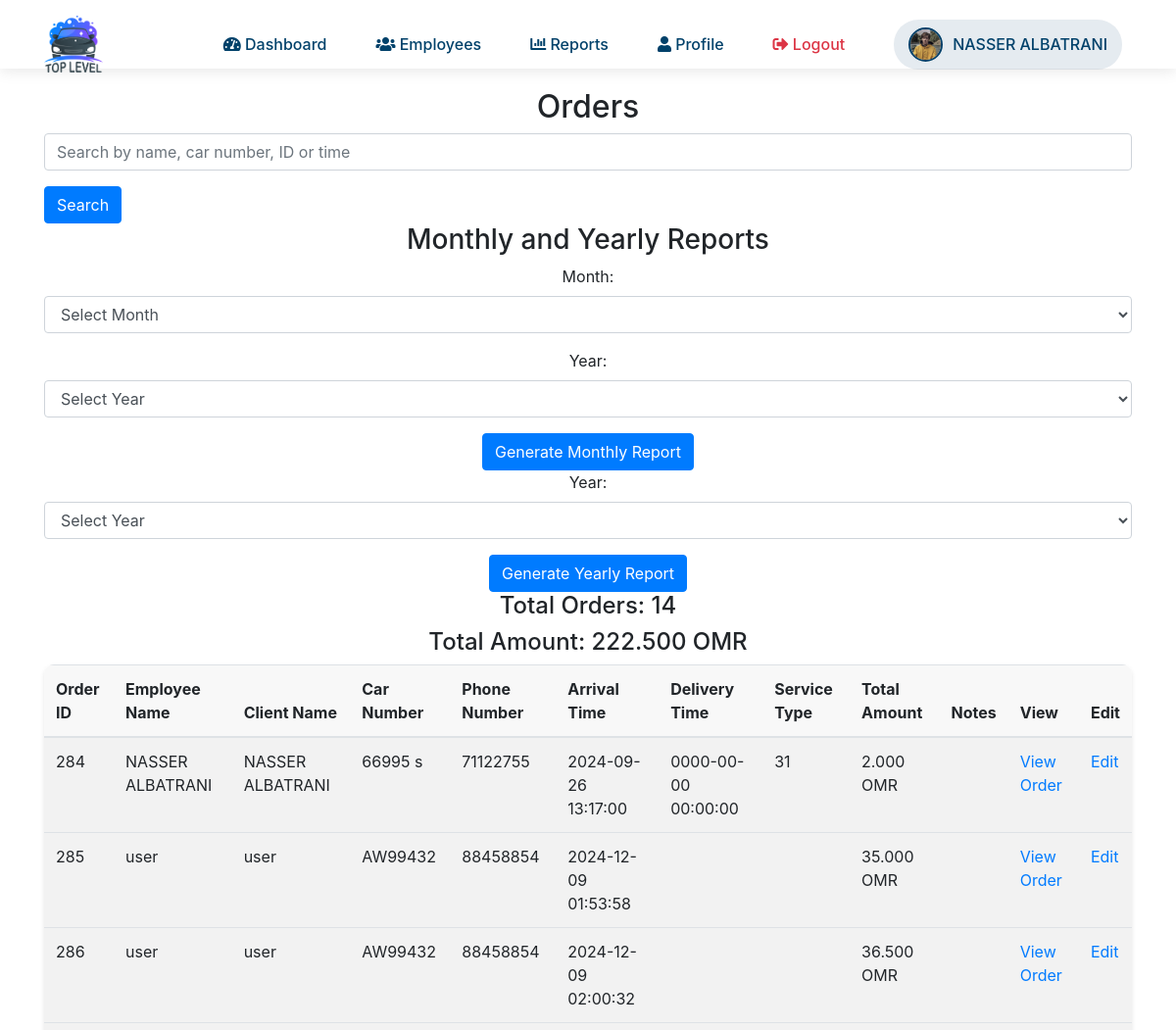
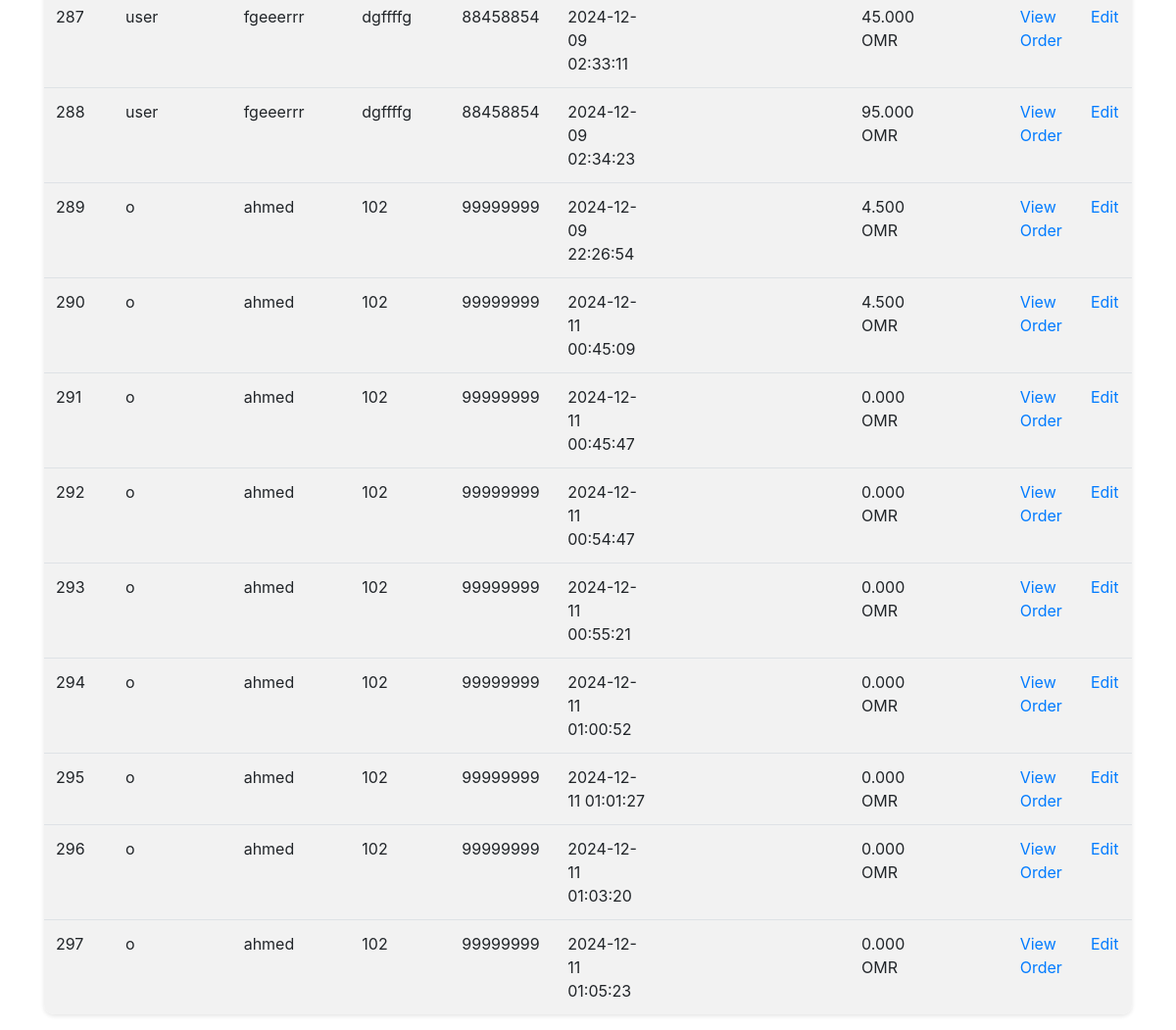
Page /view_orders.php (signed in) on the committed database (2 pictures, top to bottom).
### tables this page shows
CREATE TABLE `orders` (
  `id` int(11) NOT NULL,
  `client_car_id` int(11) DEFAULT NULL,
  `order_details` text DEFAULT NULL,
  `qrcode_path` varchar(255) DEFAULT NULL,
  `car_type` varchar(50) DEFAULT NULL,
  `employee_name` varchar(100) DEFAULT NULL,
  `client_name` varchar(100) DEFAULT NULL,
  `service_category` varchar(50) DEFAULT NULL,
  `services` text DEFAULT NULL,
  `car_number` varchar(50) DEFAULT NULL,
  `car_name` varchar(255) DEFAULT NULL,
  `phone_number` varchar(50) DEFAULT NULL,
  `arrival_time` datetime DEFAULT NULL,
  `delivery_time` datetime DEFAULT NULL,
  `total_amount` decimal(10,3) DEFAULT NULL,
  `notes` text DEFAULT NULL,
  `order_code` varchar(255) DEFAULT NULL,
  `deposit_amount` decimal(10,3) NOT NULL DEFAULT 0.000,
  `remaining_amount` decimal(10,3) NOT NULL DEFAULT 0.000,
  `installments` int(11) NOT NULL DEFAULT 0,
  `coupon_code` varchar(255) DEFAULT NULL,
  `coupon_discount` decimal(10,3) DEFAULT 0.000,
  `total_after_discount` decimal(10,3) DEFAULT 0.000,
  `status` enum('pending','completed','canceled') DEFAULT 'pending',
  `car_delivered` tinyint(1) NOT NULL DEFAULT 0,
  `car_delivery_time` datetime DEFAULT NULL,
  `extra_service_name` text DEFAULT NULL,
  `extra_service_price` text DEFAULT NULL
);

### view_orders.php (the view, shortened to what this page needs)
<?php
require 'db.php';
$search_query = "";
$filter_query = "";
$total_orders = 0;
$total_amount = 0.0;
$sql = "SELECT * FROM orders $filter_query";
$result = $conn->query($sql);
if ($result->num_rows > 0) {
    while ($row = $result->fetch_assoc()) {
        $total_orders++;
        $total_amount += $row['total_amount'];
    }
    $result->data_seek(0);
}
?>
<!DOCTYPE html>
<html lang="en">
<head>
    <link rel="stylesheet" href="https://cdnjs.cloudflare.com/ajax/libs/font-awesome/5.15.4/css/all.min.css">
    <link rel="stylesheet" href="https://stackpath.bootstrapcdn.com/bootstrap/4.5.2/css/bootstrap.min.css">
</head>
<body>
    <?php include 'nav.php'; ?>
    <div class="container">
        <h2 class="text-center">Orders</h2>
        <form method="POST" action="">
            <div class="form-group">
                <input type="text" name="search_query" class="form-control" placeholder="Search by name, car number, ID or time" value="<?php echo htmlspecialchars($search_query); ?>">
            </div>
            <button type="submit" class="btn btn-primary">Search</button>
        </form>
        <h3 class="text-center">Monthly and Yearly Reports</h3>
        <div class="text-center">
            <form method="GET" action="">
                <div class="form-group">
                    <label for="month">Month:</label>
                    <select name="month" class="form-control" required>
                        <option value="" disabled selected>Select Month</option>
                    </select>
                </div>
                <div class="form-group">
                    <label for="year">Year:</label>
                    <select name="year" class="form-control" required>
                        <option value="" disabled selected>Select Year</option>
                    </select>
                </div>
                <button type="submit" class="btn btn-primary">Generate Monthly Report</button>
            </form>
            <form method="GET" action="">
                <div class="form-group">
                    <label for="year">Year:</label>
                    <select name="year" class="form-control" required>
                        <option value="" disabled selected>Select Year</option>
                    </select>
                </div>
                <button type="submit" class="btn btn-primary">Generate Yearly Report</button>
            </form>
        </div>
        <h4 class="text-center">Total Orders: <?php echo $total_orders; ?></h4>
        <h4 class="text-center">Total Amount: <?php echo number_format($total_amount, 3); ?> OMR </h4>
        <table class="table table-striped">
            <thead>
                <tr>
                    <th>Order ID</th>
                    <th>Employee Name</th>
                    <th>Client Name</th>
                    <th>Car Number</th>
                    <th>Phone Number</th>
                    <th>Arrival Time</th>
                    <th>Delivery Time</th>
                    <th>Service Type</th>
                    <th>Total Amount</th>
                    <th>Notes</th>
                    <th>View</th>
                    <th>Edit</th>
                </tr>
            </thead>
            <tbody>
                <?php
                if ($result->num_rows > 0) {
                    while($row = $result->fetch_assoc()) {
                        echo "<tr>";
                        echo "<td>" . htmlspecialchars($row['id']) . "</td>";
                        echo "<td>" . htmlspecialchars($row['employee_name']) . "</td>";
                        echo "<td>" . htmlspecialchars($row['client_name']) . "</td>";
                        echo "<td>" . htmlspecialchars($row['car_number']) . "</td>";
                        echo "<td>" . htmlspecialchars($row['phone_number']) . "</td>";
                        echo "<td>" . htmlspecialchars($row['arrival_time']) . "</td>";
                        echo "<td>" . htmlspecialchars($row['delivery_time']) . "</td>";
                        echo "<td>" . htmlspecialchars($row['service_category']) . "</td>";
                        echo "<td>" . number_format($row['total_amount'], 3) . " OMR</td>";
                        echo "<td>" . htmlspecialchars($row['notes']) . "</td>";
                        echo "<td><a class='view-order' href='view_order.php?id=" . htmlspecialchars($row['id']) . "'>View Order</a></td>";
                        echo "<td><a class='edit-order' href='edit_invoice.php?id=" . htmlspecialchars($row['id']) . "'>Edit</a></td>";
                        echo "</tr>";
                    }
                } else {
                    echo "<tr><td colspan='12' class='text-center'>No orders found</td></tr>";
                }
                ?>
            </tbody>
        </table>
    </div>
</body>
</html>

### view_orders.php (style rules this page uses)
body { font-family: 'Poppins', sans-serif; background-color: #f4f4f4; padding-top: 70px; }
.container { margin-top: 20px; }
table { width: 100%; background-color: #fff; box-shadow: 0 2px 4px rgba(0, 0, 0, 0.1); border-radius: 10px; overflow: hidden; }
table th, table td { padding: 10px; text-align: left; }
table th { background-color: #f8f8f8; }
table tbody tr:nth-child(even) { background-color: #f2f2f2; }
.view-order, .edit-order { color: #007BFF; text-decoration: none; }

### rows in the picture
orders: id "284", employee_name "NASSER ALBATRANI", client_name "NASSER ALBATRANI", car_number "66995 s", phone_number "71122755", arrival_time "2024-09-26 13:17:00", delivery_time "0000-00-00 00:00:00", service_category "31", total_amount "2.000"
orders: id "285", employee_name "user", client_name "user", car_number "AW99432", phone_number "88458854", arrival_time "2024-12-09 01:53:58", total_amount "35.000"
orders: id "286", employee_name "user", client_name "user", car_number "AW99432", phone_number "88458854", arrival_time "2024-12-09 02:00:32", total_amount "36.500"
orders: id "287", employee_name "user", client_name "fgeeerrr", car_number "dgffffg", phone_number "88458854", arrival_time "2024-12-09 02:33:11", total_amount "45.000"
orders: id "288", employee_name "user", client_name "fgeeerrr", car_number "dgffffg", phone_number "88458854", arrival_time "2024-12-09 02:34:23", total_amount "95.000"
orders: id "289", employee_name "o", client_name "ahmed", car_number "102", phone_number "99999999", arrival_time "2024-12-09 22:26:54", total_amount "4.500"
orders: id "290", employee_name "o", client_name "ahmed", car_number "102", phone_number "99999999", arrival_time "2024-12-11 00:45:09", total_amount "4.500"
orders: id "291", employee_name "o", client_name "ahmed", car_number "102", phone_number "99999999", arrival_time "2024-12-11 00:45:47", total_amount "0.000"
orders: id "292", employee_name "o", client_name "ahmed", car_number "102", phone_number "99999999", arrival_time "2024-12-11 00:54:47", total_amount "0.000"
orders: id "293", employee_name "o", client_name "ahmed", car_number "102", phone_number "99999999", arrival_time "2024-12-11 00:55:21", total_amount "0.000"
orders: id "294", employee_name "o", client_name "ahmed", car_number "102", phone_number "99999999", arrival_time "2024-12-11 01:00:52", total_amount "0.000"
orders: id "295", employee_name "o", client_name "ahmed", car_number "102", phone_number "99999999", arrival_time "2024-12-11 01:01:27", total_amount "0.000"
orders: id "296", employee_name "o", client_name "ahmed", car_number "102", phone_number "99999999", arrival_time "2024-12-11 01:03:20", total_amount "0.000"
orders: id "297", employee_name "o", client_name "ahmed", car_number "102", phone_number "99999999", arrival_time "2024-12-11 01:05:23", total_amount "0.000"

### other values in the picture
$user_name "NASSER ALBATRANI"
$total_orders "14"
$total_amount "222.500"
